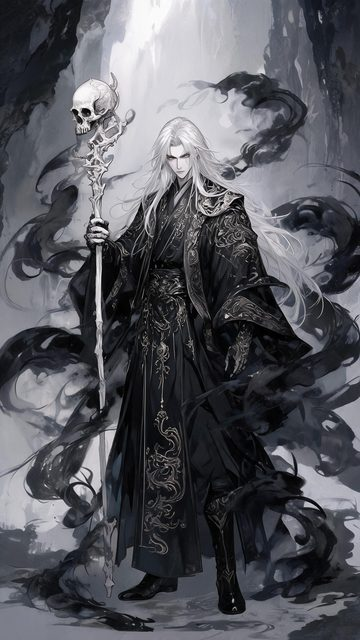
#> input picture client/wx-minigame-smoke/images/boss.jpg, 360 x 640 px
$ python cutout_white.py ../wx-minigame-smoke/images/boss.jpg ../wx-minigame-smoke/images/hero_female.jpg 5
#> lines starting #> are read from the running program, lines starting #| are printed output that depends on the picture; after the words box and inside, x2 and y2 are one past the last pixel; in counts of white or black regions, pixels touching at a corner belong together
#!/usr/bin/env python3
"""白底图标去背景：scipy label 去除连通白色背景 + distance_transform de-fringe。"""
import os
import numpy as np
from PIL import Image
from scipy.ndimage import label, distance_transform_edt

def cutout(src, dst, threshold=235):
#> called with src = '../wx-minigame-smoke/images/boss.jpg', threshold = 5
    im = Image.open(src).convert('RGBA')
    a = np.array(im).astype(np.int32)
    rgb = a[:, :, :3]
    alpha = a[:, :, 3].copy()
#> alpha: shape (640, 360) int32; every value is 255
    # 白色背景像素
    white = (rgb.max(axis=2) >= threshold) & (rgb.min(axis=2) >= threshold - 30)
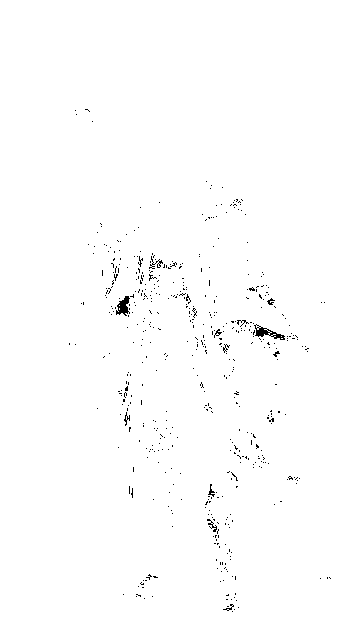
#> white: shape (640, 360) bool; 99.2% white; black in thin lines or dots, all inside (x1, y1, x2, y2) = (69, 109, 331, 612)
    # 标记与边缘连通的白色区域为背景
    lbl, n = label(white)
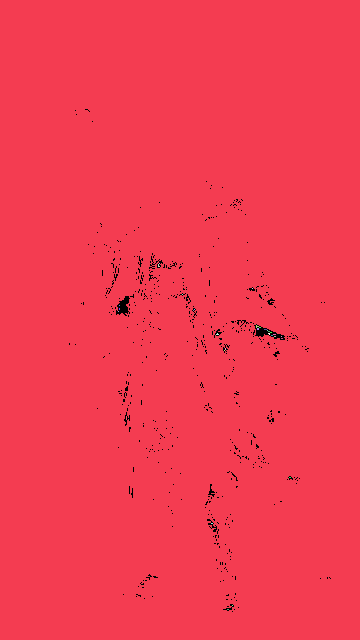
#> lbl: shape (640, 360) int32; 32 distinct labels, from 0 to 31; one colour per label, 0 black
#> n = 31
    edge = set(lbl[0, :]) | set(lbl[-1, :]) | set(lbl[:, 0]) | set(lbl[:, -1])
#> edge = 1 item
    edge.discard(0)
    bg = np.isin(lbl, list(edge))
    alpha[bg] = 0
    # de-fringe：半透明边缘染最近不透明主体色
    fg = alpha > 200
    if fg.sum() > 50:
        _, idx = distance_transform_edt(~fg, return_indices=True)
        near_rgb = rgb[idx[0], idx[1]]
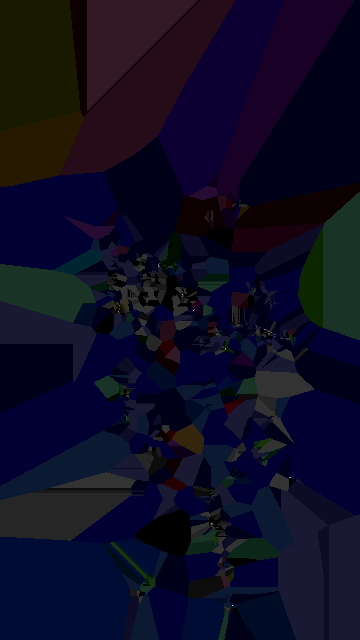
#> near_rgb: shape (640, 360, 3) int32; mean R, G, B 1.11, 1, 2.82; drawn with min black and max white
        edge_mask = (alpha > 0) & (alpha < 200)
#> edge_mask: shape (640, 360) bool; every value is 0
        rgb[edge_mask] = near_rgb[edge_mask]
    out = np.dstack([rgb, alpha]).astype(np.uint8)
    Image.fromarray(out, 'RGBA').save(dst)
    opaque = (alpha > 200).mean() * 100
#> opaque = 0.793
    print(f'{os.path.basename(src)} -> {os.path.basename(dst)}: 不透明占比 {opaque:.1f}%')
#| boss.jpg -> hero_female.jpg: 不透明占比 0.8%

if __name__ == '__main__':
    import sys
    src, dst = sys.argv[1], sys.argv[2]
    cutout(src, dst, int(sys.argv[3]) if len(sys.argv) > 3 else 235)
